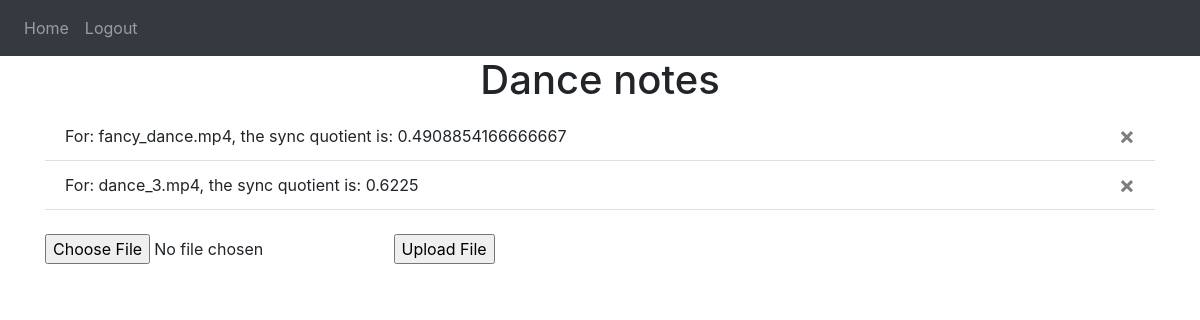
Screenshot of / (signed in) with the database file from the repository.
### models.py (models this page shows)
class Note(db.Model):
    id = db.Column(db.Integer, primary_key=True)
    data = db.Column(db.String(10000))
    date = db.Column(db.DateTime(timezone=True), default=func.now())
    user_id = db.Column(db.Integer, db.ForeignKey('user.id'))

### views.py (the view, shortened to what this page needs)
@views.route('/', methods=['GET', 'POST'])
@login_required
def home():
    form = UploadFileForm()
    return render_template("home.html", user=current_user, form=form)

### views.py
class UploadFileForm(FlaskForm):
    file = FileField("File", validators=[InputRequired()])
    submit = SubmitField("Upload File")

### __init__.py (called while the page is built)
def create_app():
    app = Flask(__name__)
    app.config['SECRET_KEY'] = 'seckey'
    app.config['SQLALCHEMY_DATABASE_URI'] = f'sqlite:///{DB_NAME}'
    db.init_app(app)
    from .views import views
    from .auth import auth
    app.register_blueprint(views, url_prefix='/')
    app.register_blueprint(auth, url_prefix='/')
    from .models import User, Note
    create_database(app)
    login_manager = LoginManager()
    login_manager.login_view = 'auth.login'
    login_manager.init_app(app)
    @login_manager.user_loader
    def load_user(id):
        return User.query.get(int(id))
    return app

### templates/home.html (shortened to what this page needs)
{% extends "base.html" %} {% block title %}Home{% endblock %}
{% block content %}
<h1 align="center">Dance notes</h1>
<ul class="list-group list-group-flush" id="notes">
  {% for note in user.notes %}
  <li class="list-group-item">
    {{ note.data }}
    <button type="button" class="close" onClick="deleteNote({{ note.id }})">
      <span aria-hidden="true">&times;</span>
    </button>
  </li>
  {% endfor %}
</ul>
<form method='POST' enctype='multipart/form-data'>
  <br />
  {{form.file()}}
  {{form.submit()}}
</form>
{% endblock %}

### rows the page displays
Note: data "For: fancy_dance.mp4, the sync quotient is: 0.4908854166666667"
Note: data "For: dance_3.mp4, the sync quotient is: 0.6225"
